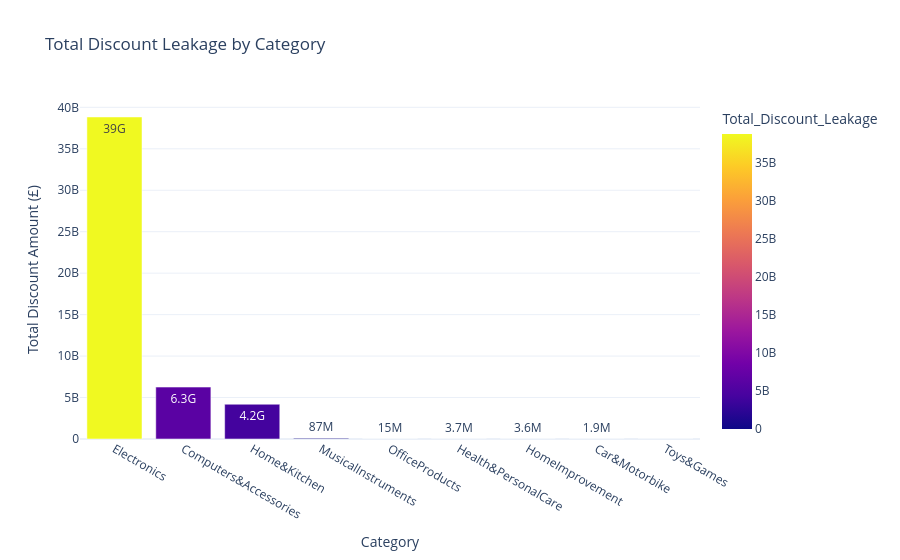

Notebook source saved alongside this figure:
### Code cell
fig = px.bar(
    category_discount,
    x="category",
    y="Total_Discount_Leakage",
    title="Total Discount Leakage by Category",
    color="Total_Discount_Leakage",
    text_auto=".2s"
)

fig.update_layout(
    template="plotly_white",
    xaxis_title="Category",
    yaxis_title="Total Discount Amount (£)"
)

fig.show()

### Figure 1 — Plotly figure (JSON) as saved in the notebook; plotly's stock layout.template omitted (floating-point values rounded to 4 significant figures)
{"data": [{"hovertemplate": "category=%{x}<br>Total_Discount_Leakage=%{marker.color}<extra></extra>", "legendgroup": "", "marker": {"color": [38840000000.0, 6260000000.0, 4195000000.0, 86660000.0, 14990000.0, 3667000.0, 3576000.0, 1857000.0, 0.0], "coloraxis": "coloraxis", "pattern": {"shape": ""}}, "name": "", "orientation": "v", "showlegend": false, "textposition": "auto", "texttemplate": "%{y:.2s}", "type": "bar", "x": ["Electronics", "Computers&Accessories", "Home&Kitchen", "MusicalInstruments", "OfficeProducts", "Health&PersonalCare", "HomeImprovement", "Car&Motorbike", "Toys&Games"], "xaxis": "x", "y": [38840000000.0, 6260000000.0, 4195000000.0, 86660000.0, 14990000.0, 3667000.0, 3576000.0, 1857000.0, 0.0], "yaxis": "y"}], "layout": {"barmode": "relative", "coloraxis": {"colorbar": {"title": {"text": "Total_Discount_Leakage"}}, "colorscale": [[0, "#0d0887"], [0.1111, "#46039f"], [0.2222, "#7201a8"], [0.3333, "#9c179e"], [0.4444, "#bd3786"], [0.5556, "#d8576b"], [0.6667, "#ed7953"], [0.7778, "#fb9f3a"], [0.8889, "#fdca26"], [1, "#f0f921"]]}, "legend": {"tracegroupgap": 0}, "title": {"text": "Total Discount Leakage by Category"}, "xaxis": {"anchor": "y", "domain": [0, 1], "title": {"text": "Category"}}, "yaxis": {"anchor": "x", "domain": [0, 1], "title": {"text": "Total Discount Amount (£)"}}}}
